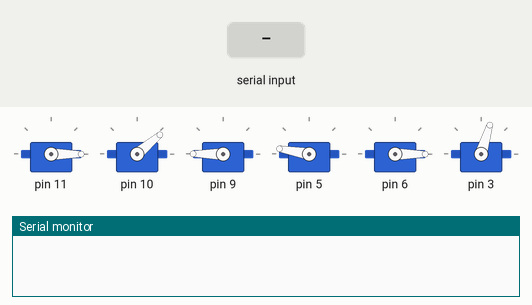
The sketch below on a simulated Arduino Uno, built with avr-gcc and run on an emulated ATmega328P. Parts: 6 × servo, the last lines printed to the serial monitor. Inputs (shaded band) come from the test bench.

Above: at 0.1 s.
At 9.0 s:
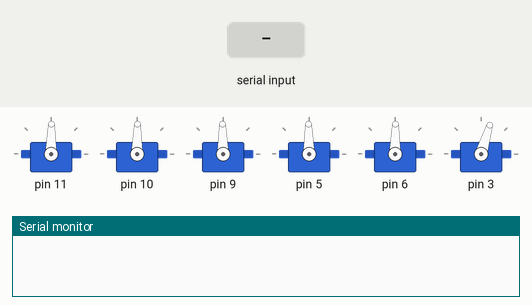
9.1 s: byte 1 (1) received over Serial
At 11.7 s:
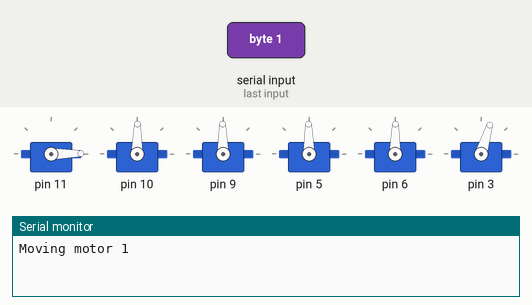
Timing chart, 0 to 29.7 s (numbered marks = the images above; inputs shaded):
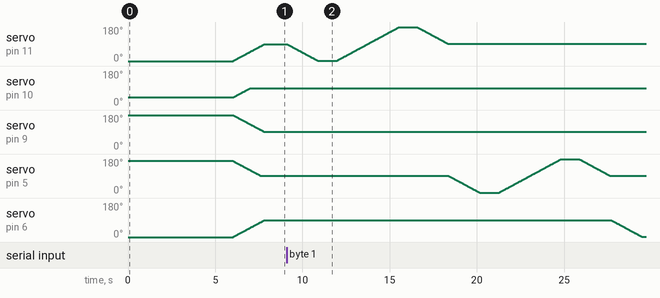

The sketch:

test.ino
```cpp
 /*
 * ######################
 * ## File Information ##
 * ######################
 *
 * testBraccioAllMotors.ino
 * testBraccioAllMotors is a setup sketch to check the movements of all the servo motors
 *
 * Created on 27 Dec 2020
 * by Electrokido
 *
 * This example is in the public domain.
 *
 */

#include <Braccio.h>
#include <Servo.h>


Servo base;
Servo shoulder;
Servo elbow;
Servo wrist_rot;
Servo wrist_ver;
Servo gripper;

int motorToMove;

void setup() {

  // Setup the Braccio and the Serial

  Braccio.begin();
  Serial.begin(9600);

  // Move it to its 90 degree position

  Braccio.ServoMovement(20,         90, 90, 90, 90, 90,  73);
}

void loop() {

  // If there is any new commands in the Serial Monitor

  if (Serial.available() > 0) {

     // Read it in, and go through the motors, checking which one it is. Then, move that motor. Finaly, return it back to the default position.

     motorToMove = Serial.read();
     if (motorToMove == 1) {
      Serial.println("Moving motor 1");
      Braccio.ServoMovement(20,         0, 90, 90, 90, 90,  73);
      delay(1000);
      Braccio.ServoMovement(20,         180, 90, 90, 90, 90,  73);
      delay(1000);
      Braccio.ServoMovement(20,         90, 90, 90, 90, 90,  73);
     }
     if (motorToMove == 2) {
      Serial.println("Moving motor 2");
      Braccio.ServoMovement(20,         90, 15, 90, 90, 90,  73);
      delay(1000);
      Braccio.ServoMovement(20,         90, 165, 90, 90, 90,  73);
      delay(1000);
      Braccio.ServoMovement(20,         90, 90, 90, 90, 90,  73);
     }
     if (motorToMove == 3) {
      Serial.println("Moving motor 3");
      delay(1000);
      Braccio.ServoMovement(20,         90, 90, 0, 90, 90,  73);
      delay(1000);
      Braccio.ServoMovement(20,         90, 90, 180, 90, 90,  73);
      delay(1000);
      Braccio.ServoMovement(20,         90, 90, 90, 90, 90,  73);
     }
     if (motorToMove == 1) {
      Serial.println("Moving motor 4");
      Braccio.ServoMovement(20,         90, 90, 90, 0, 90,  73);
      delay(1000);
      Braccio.ServoMovement(20,         90, 90, 90, 180, 90,  73);
      delay(1000);
      Braccio.ServoMovement(20,         90, 90, 90, 90, 90,  73);
     }
     if (motorToMove == 1) {
      Serial.println("Moving motor 5");
      Braccio.ServoMovement(20,         90, 90, 90, 90, 0,  73);
      delay(1000);
      Braccio.ServoMovement(20,         90, 90, 90, 90, 180,  73);
      delay(1000);
      Braccio.ServoMovement(20,         90, 90, 90, 90, 90,  73);
     }
     if (motorToMove == 1) {
      Serial.println("Moving motor 6");
      Braccio.ServoMovement(20,         90, 90, 90, 90, 90,  10);
      delay(1000);
      Braccio.ServoMovement(20,         90, 90, 90, 90, 90,  73);
     }
  }


}

/*
 * #########################
 * ## General Referencing ##
 * #########################
 *
 * # Motor Working #
 * Step Delay: a milliseconds delay between the movement of each servo.  Allowed values from 10 to 30 msec.
 * M1=base degrees. Allowed values from 0 to 180 degrees
 * M2=shoulder degrees. Allowed values from 15 to 165 degrees
 * M3=elbow degrees. Allowed values from 0 to 180 degrees
 * M4=wrist vertical degrees. Allowed values from 0 to 180 degrees
 * M5=wrist rotation degrees. Allowed values from 0 to 180 degrees
 * M6=gripper degrees. Allowed values from 10 to 73 degrees. 10: the toungue is open, 73: the gripper is closed.
 *
*/
```
